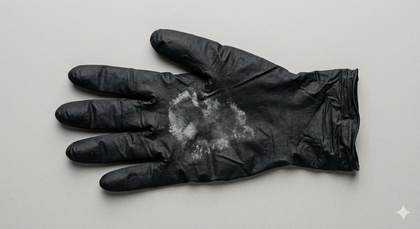
%> input picture GDD_Project/blackstain.jpg, 420 x 229 px, shrunk from 1408 x 768 before the run
$ octave --eval "result = analyzeGlove(imread('blackstain.jpg'));"   (GNU Octave 9; MATLAB toolbox functions it lacks are replaced by stand-ins)
%> lines starting %> are read from the running program, lines starting %| are printed output that depends on the picture; in (x1, y1, x2, y2) boxes, pixels count from 0 and x2, y2 are one past the last pixel; in counts of white or black regions, pixels touching at a corner belong together; the program's own positions count from 1
### GDD_Project/gloveClassification/detectGloveType.m
function [gloveType, confidence, debugInfo] = detectGloveType(img)
% detectGloveType  Automatically detect glove type from raw image.
%
% Detects four glove types:
%   'white'  — White latex glove (WS1)
%   'black'  — Black nitrile glove (WS2)
%   'blue'   — Blue nitrile glove (WS3)
%   'cotton' — Cotton/fabric glove (WS4)
%
% Strategy:
%   Analyse the RAW image (before segmentation) using HSV colour space.
%   Detection is done on the full image so segmentation errors cannot
%   affect type detection. Each glove type has a distinct visual signature:
%
%   Blue nitrile : Strong blue hue (H=0.45-0.65), medium saturation
%   Black nitrile: Very low brightness overall (V < 0.35 dominant)
%   White latex  : Very high brightness (V > 0.65 dominant), low saturation
%   Cotton/fabric: Beige/cream/tan hue (H=0.05-0.15), low-medium saturation
%                  OR off-white with visible texture pattern
%
% Input:
%   img       - uint8 RGB image (raw, unsegmented)
%
% Outputs:
%   gloveType  - string: 'blue' | 'black' | 'white' | 'cotton'
%   confidence - 0-1 confidence score for the detected type
%   debugInfo  - struct with intermediate values

debugInfo = struct();

img = im2uint8(img);
%> img is the input picture: size 229x420x3 uint8; mean R, G, B 142, 142.9, 140.9
hsvImg = rgb2hsv(img);
%> hsvImg: size 229x420x3 double; mean H, S, V 0.29, 0.0801, 0.566

H = hsvImg(:,:,1);
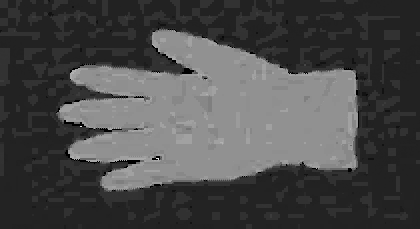
%> H: size 229x420 double; min 0, max 0.917, mean 0.29
S = hsvImg(:,:,2);
V = hsvImg(:,:,3);

% ====================================================================
% SAMPLE CENTRE REGION
% Focus on centre 60% of image — avoids background corners
% ====================================================================
[rows, cols, ~] = size(img);
%> rows = 229; cols = 420
r1 = round(rows * 0.20); r2 = round(rows * 0.80);
%> after `r1 = round(rows * 0.20)`: r1 = 46
%> after `r2 = round(rows * 0.80)`: r2 = 183
c1 = round(cols * 0.20); c2 = round(cols * 0.80);
%> after `c1 = round(cols * 0.20)`: c1 = 84
%> after `c2 = round(cols * 0.80)`: c2 = 336

Hc = H(r1:r2, c1:c2);
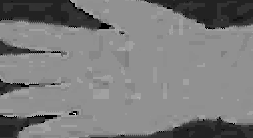
%> Hc: size 138x253 double; min 0, max 0.917, mean 0.488
Sc = S(r1:r2, c1:c2);
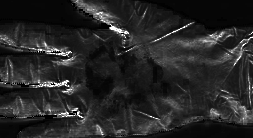
%> Sc: size 138x253 double; min 0, max 1, mean 0.154
Vc = V(r1:r2, c1:c2);
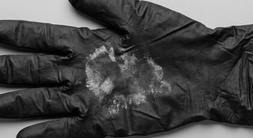
%> Vc: size 138x253 double; min 0, max 0.875, mean 0.28

meanV   = mean(Vc(:));
%> meanV = 0.28
meanS   = mean(Sc(:));
%> meanS = 0.154
stdV    = std(Vc(:));
%> stdV = 0.224

% Background estimate from corners
cSz = max(round(min(rows,cols) * 0.08), 5);
%> cSz = 18
cornerV = [reshape(V(1:cSz,1:cSz),[],1);
           reshape(V(1:cSz,end-cSz+1:end),[],1);
           reshape(V(end-cSz+1:end,1:cSz),[],1);
           reshape(V(end-cSz+1:end,end-cSz+1:end),[],1)];
%> cornerV = 1296 values, max 0.902 at index 1047, min 0.725 at index 664, mean 0.781
bgV = mean(cornerV);
%> bgV = 0.781

debugInfo.meanV  = meanV;
%> debugInfo.meanV = 0.28
debugInfo.meanS  = meanS;
%> debugInfo.meanS = 0.154
debugInfo.stdV   = stdV;
%> debugInfo.stdV = 0.224
debugInfo.bgV    = bgV;
%> debugInfo.bgV = 0.781

% ====================================================================
% SCORE EACH GLOVE TYPE
% ====================================================================

% --- BLUE NITRILE ---
% Strong blue hue in centre region
bluePct    = mean((Hc(:) >= 0.44) & (Hc(:) <= 0.70) & (Sc(:) >= 0.15));
%> bluePct = 0.353
blueScore  = scoreThresh(bluePct, 0.10, 0.35);
%> blueScore = 1
debugInfo.bluePct = bluePct;
%> debugInfo.bluePct = 0.353

% Hard gate — if glove is overwhelmingly dark (darkPct > 0.60),
% it is black nitrile not blue nitrile.
% Black gloves with stains can have bluePct > 0 from the stain colour.
darkPctCheck = mean(Vc(:) < 0.35);
%> darkPctCheck = 0.793
if darkPctCheck > 0.60
    blueScore = blueScore * 0.1;
%> blueScore = 0.1
end

% --- BLACK NITRILE ---
% Very dark overall, low saturation
darkPct    = mean(Vc(:) < 0.35);
%> darkPct = 0.793
blackScore = scoreThresh(darkPct, 0.15, 0.45) * scoreThresh(1-meanS, 0.50, 0.80);
%> blackScore = 1
debugInfo.darkPct = darkPct;
%> debugInfo.darkPct = 0.793

% Hard gate — must be significantly darker than background
if meanV > bgV * 0.75
    blackScore = blackScore * 0.2;
end

% --- WHITE LATEX ---
% Very bright, low saturation, significantly brighter than background
brightPct   = mean(Vc(:) > 0.65);
%> brightPct = 0.126
whiteScore  = scoreThresh(brightPct, 0.20, 0.55) * scoreThresh(1-meanS, 0.60, 0.90);
%> whiteScore = 0
debugInfo.brightPct = brightPct;
%> debugInfo.brightPct = 0.126

% Hard gate — must be brighter than background
if meanV < bgV * 0.85
    whiteScore = whiteScore * 0.3;
end

% --- COTTON / FABRIC ---
% Beige/cream/tan hue OR off-white with visible knit/weave texture.
% Cotton gloves: H typically 0.04-0.18 (warm yellow-brown tones)
% OR cream-white with HIGH texture variance from yarn weave pattern.
%
% KEY DISCRIMINATOR vs white latex:
%   White latex: smooth surface → textureVar LOW  (~0.02-0.05)
%   Cotton knit: yarn grid      → textureVar HIGH (~0.06-0.15)
%   This separates cream cotton from white latex even when hue is similar.
cottonHuePct = mean((Hc(:) >= 0.04) & (Hc(:) <= 0.18) & (Sc(:) >= 0.05));
%> cottonHuePct = 0.011

% Texture variance on centre crop
gray         = im2double(rgb2gray(img));
grayC        = gray(r1:r2, c1:c2);
varMap       = stdfilt(grayC, ones(9));
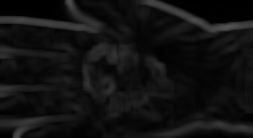
%> varMap: size 138x253 double; min 0.00204, max 0.331, mean 0.0699
textureVar   = mean(varMap(:));
%> textureVar = 0.0699

% Texture variance gets highest weight — most reliable discriminator
% cottonHuePct is secondary (cream cotton may have borderline hue)
cottonScore  = 0.30 * scoreThresh(cottonHuePct, 0.04, 0.20) + ...
               0.50 * scoreThresh(textureVar,   0.05, 0.12) + ...
               0.20 * scoreThresh(meanS,        0.05, 0.25);
%> cottonScore = 0.246

% Hard gate — cotton shouldn't have strong blue
if bluePct > 0.10
    cottonScore = cottonScore * 0.2;
%> cottonScore = 0.0491
end

% Hard gate — white latex has LOW texture variance (smooth rubber surface)
% Cotton knit weave always produces high textureVar from yarn grid.
% If textureVar is high → definitively NOT white latex → kill white score.
% White latex: textureVar typically 0.02-0.05
% Cotton knit: textureVar typically 0.07-0.15
if textureVar > 0.050
    % Completely suppress white — cotton knit cannot be white latex
    whiteScore = 0;
end

% Cotton boost: high texture variance alone is sufficient for cotton
% even if hue is borderline (cream/beige burn hole glove case)
if textureVar > 0.050 && cottonScore < 0.50
    cottonScore = max(cottonScore, 0.55);
%> cottonScore = 0.55
end

debugInfo.cottonHuePct = cottonHuePct;
%> debugInfo.cottonHuePct = 0.011
debugInfo.textureVar   = textureVar;
%> debugInfo.textureVar = 0.0699

% ====================================================================
% DECISION
% ====================================================================
scores = [blueScore, blackScore, whiteScore, cottonScore];
%> scores = [0.1 1 0 0.55]
types  = {'blue', 'black', 'white', 'cotton'};

[maxScore, idx] = max(scores);
%> maxScore = 1; idx = 2
gloveType       = types{idx};
%> gloveType = 'black'
confidence      = maxScore;
%> confidence = 1

debugInfo.isInsideOutOverride = false;  % default
% ====================================================================
% INSIDE-OUT BLUE GLOVE OVERRIDE
%   An inside-out blue glove shows its white inner surface.
%   detectGloveType classifies it as 'white' because meanS is very low.
%   Detection signal: very low overall saturation (< 0.10) AND blue
%   pixels still visible at glove edges (fingertips/cuff border).
%   If both conditions met, override to 'blue' so WS3 runs and
%   detectInsideOut can correctly identify it.
% ====================================================================
if strcmp(gloveType, 'white') && meanS < 0.10
    % Check for blue pixels in the image (hue 190-250 deg in [0,360] space)
    imgHSV   = rgb2hsv(im2double(img));
    H360     = imgHSV(:,:,1) * 360;
    Schan    = imgHSV(:,:,2);
    % Blue pixel: hue 190-250, saturation > 0.15
    bluePxMask = (H360 >= 190) & (H360 <= 250) & (Schan > 0.15);
    % Use centre crop for measurement (exclude background)
    [rows, cols, ~] = size(img);
    cr = round(rows*0.1):round(rows*0.9);
    cc = round(cols*0.1):round(cols*0.9);
    regionBluePct = sum(sum(bluePxMask(cr,cc))) / numel(bluePxMask(cr,cc));
    fprintf('  Inside-out check: meanS=%.3f bluePct=%.3f\n', meanS, regionBluePct);
    if regionBluePct > 0.005
        % Blue pixels present on an otherwise white-looking glove
        % → inside-out blue nitrile glove
        gloveType  = 'blue';
        confidence = 0.90;
        debugInfo.isInsideOutOverride = true;
        fprintf('  --> OVERRIDE: inside-out blue glove detected\n');
    end
end

debugInfo.scores.blue   = blueScore;
debugInfo.scores.black  = blackScore;
debugInfo.scores.white  = whiteScore;
debugInfo.scores.cotton = cottonScore;

% ====================================================================
% Console report
% ====================================================================
fprintf('=== detectGloveType ===\n');
fprintf('  Mean V (centre)  : %.3f\n', meanV);
%|   Mean V (centre)  : 0.280
fprintf('  Mean S (centre)  : %.3f\n', meanS);
%|   Mean S (centre)  : 0.154
fprintf('  BG brightness    : %.3f\n', bgV);
%|   BG brightness    : 0.781
fprintf('  Texture variance : %.4f\n', textureVar);
%|   Texture variance : 0.0699
fprintf('  Blue pct         : %.3f  score=%.3f\n', bluePct,    blueScore);
%|   Blue pct         : 0.353  score=0.100
fprintf('  Dark pct         : %.3f  score=%.3f\n', darkPct,    blackScore);
%|   Dark pct         : 0.793  score=1.000
fprintf('  Bright pct       : %.3f  score=%.3f\n', brightPct,  whiteScore);
%|   Bright pct       : 0.126  score=0.000
fprintf('  Cotton hue pct   : %.3f  score=%.3f\n', cottonHuePct, cottonScore);
%|   Cotton hue pct   : 0.011  score=0.550
fprintf('  --> Glove type   : %s  (conf=%.3f)\n',  gloveType, confidence);
%|   --> Glove type   : black  (conf=1.000)
%> in analyzeGlove, `[gloveType, typeConf, typeDebug] = detectGloveType(img);`: gloveType = 'black'; typeConf = 1; typeDebug = {meanV 0.28, meanS 0.154, stdV 0.224, bgV 0.781, bluePct 0.353, darkPct 0.793}
%> in analyzeGlove, `results.gloveType = gloveType;`: results.gloveType = 'black'
%> in analyzeGlove, `results.typeConf  = typeConf;`: results.typeConf = 1
%> in analyzeGlove, `results.typeDebug = typeDebug;`: results.typeDebug has the same summary as typeDebug
%> (printed output is left out)

end


% ------------------------------------------------------------------
function s = scoreThresh(val, softLow, softHigh)
if val <= softLow,      s = 0;
elseif val >= softHigh, s = 1;
else, s = (val - softLow) / (softHigh - softLow);
end
s = max(0, min(1, s));
end

### GDD_Project/segmentation/segmentGlove.m
function [mask, segmentedImg, debugInfo] = segmentGlove(img, gloveType)
%> called with gloveType = 'black'
% segmentGlove  Route to type-specific segmentation function.
%
% If gloveType not provided, auto-detects using detectGloveType().
%
% Inputs:
%   img       - uint8 RGB image
%   gloveType - optional: 'blue'|'white'|'black'|'cotton'
%               if omitted, auto-detected
%
% Outputs:
%   mask         - logical segmentation mask
%   segmentedImg - RGB image with background zeroed
%   debugInfo    - struct with gloveType and pixel count

debugInfo = struct();

if nargin < 2 || isempty(gloveType)
    [gloveType, typeConf, ~] = detectGloveType(img);
    fprintf('  Auto-detected: %s (conf=%.2f)\n', gloveType, typeConf);
    debugInfo.autoDetected = true;
    debugInfo.typeConf     = typeConf;
else
    debugInfo.autoDetected = false;
    debugInfo.typeConf     = 1.0;
end

debugInfo.gloveType   = gloveType;
%> debugInfo.gloveType = 'black'
debugInfo.dominantHue = 0;

switch gloveType
    case 'blue'
        [mask, segmentedImg] = segmentBlueGlove(img);
    case 'white'
        [mask, segmentedImg] = segmentWhiteGlove(img);
    case 'black'
        [mask, segmentedImg] = segmentBlackGlove(img);
    case 'cotton'
        [mask, segmentedImg] = segmentCottonGlove(img);
    otherwise
        warning('segmentGlove: unknown type "%s", using white fallback', gloveType);
        [mask, segmentedImg] = segmentWhiteGlove(img);
        debugInfo.gloveType  = 'white';
end

debugInfo.glovePixels = nnz(mask);

% HSV debug fields for compatibility with figures
hsvImg        = rgb2hsv(im2uint8(img));
debugInfo.H   = hsvImg(:,:,1);
debugInfo.S   = hsvImg(:,:,2);
debugInfo.V   = hsvImg(:,:,3);
debugInfo.rawMask = mask;

% Refine debug stub for backward compatibility
debugInfo.refine.afterAreaOpen = mask;
debugInfo.refine.afterSmooth   = mask;
debugInfo.finalMask            = mask;

fprintf('  segmentGlove: type=%s  px=%d\n', gloveType, nnz(mask));
end

### GDD_Project/segmentation/segmentBlackGlove.m
function [mask, segmentedImg] = segmentBlackGlove(img)
% segmentBlackGlove  Segment black nitrile glove on bright background.
%
% Black nitrile is significantly darker than the grey/white background.
% Uses Otsu thresholding to find the dark glove region.

img    = im2uint8(img);
hsvImg = rgb2hsv(img);
V      = hsvImg(:,:,3);

% Otsu on value channel
otsuT   = graythresh(V);
%> otsuT = 0.482

% Dark pixels = glove (threshold slightly above Otsu to capture all glove)
rawMask = V < (otsuT * 1.15);
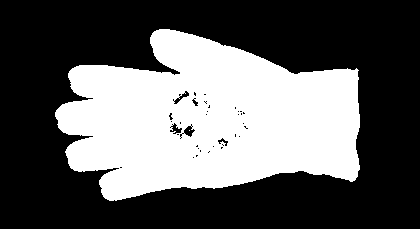
%> rawMask: size 229x420 logical; 37.3% white; 2 white regions (1 under 20 px), largest, box (x1, y1, x2, y2) and area: (55, 29, 360, 201) 35895
rawMask = imfill(rawMask, 'holes');
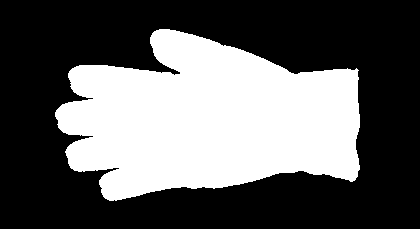
%> rawMask: size 229x420 logical; 37.7% white; 1 white region, box (x1, y1, x2, y2) and area: (55, 29, 360, 201) 36237
rawMask = bwareaopen(rawMask, round(0.03 * numel(V)));

% If result too small, lower threshold
if nnz(rawMask) < 0.05 * numel(V)
    rawMask = V < (otsuT * 1.3);
    rawMask = imfill(rawMask, 'holes');
    rawMask = bwareaopen(rawMask, round(0.03 * numel(V)));
end

%> the run ends on the next line
[mask, ~]    = refineMask(rawMask);
segmentedImg = gddApplyMask(img, mask);

fprintf('  segmentBlackGlove: %d px\n', nnz(mask));
end

### GDD_Project/analyzeGlove.m
function results = analyzeGlove(img)
% analyzeGlove  Master orchestrator for the GDD pipeline.

fprintf('\n========== GDD Analysis ==========\n');

% ====================================================================
% STEP 1: Detect glove type
% ====================================================================
fprintf('Step 1: Detecting glove type...\n');
[gloveType, typeConf, typeDebug] = detectGloveType(img);
results.gloveType = gloveType;
results.typeConf  = typeConf;
results.typeDebug = typeDebug;

% ====================================================================
% STEP 2: Segment glove
% ====================================================================
fprintf('Step 2: Segmenting glove (%s)...\n', gloveType);
if strcmp(gloveType, 'blue') && isfield(typeDebug, 'isInsideOutOverride') && typeDebug.isInsideOutOverride
    fprintf('Step 2: Segmenting glove (inside-out — using white segmenter)...\n');
    [mask, segmentedImg, segDebug] = segmentGlove(img, 'white');
else
    [mask, segmentedImg, segDebug] = segmentGlove(img, gloveType);
